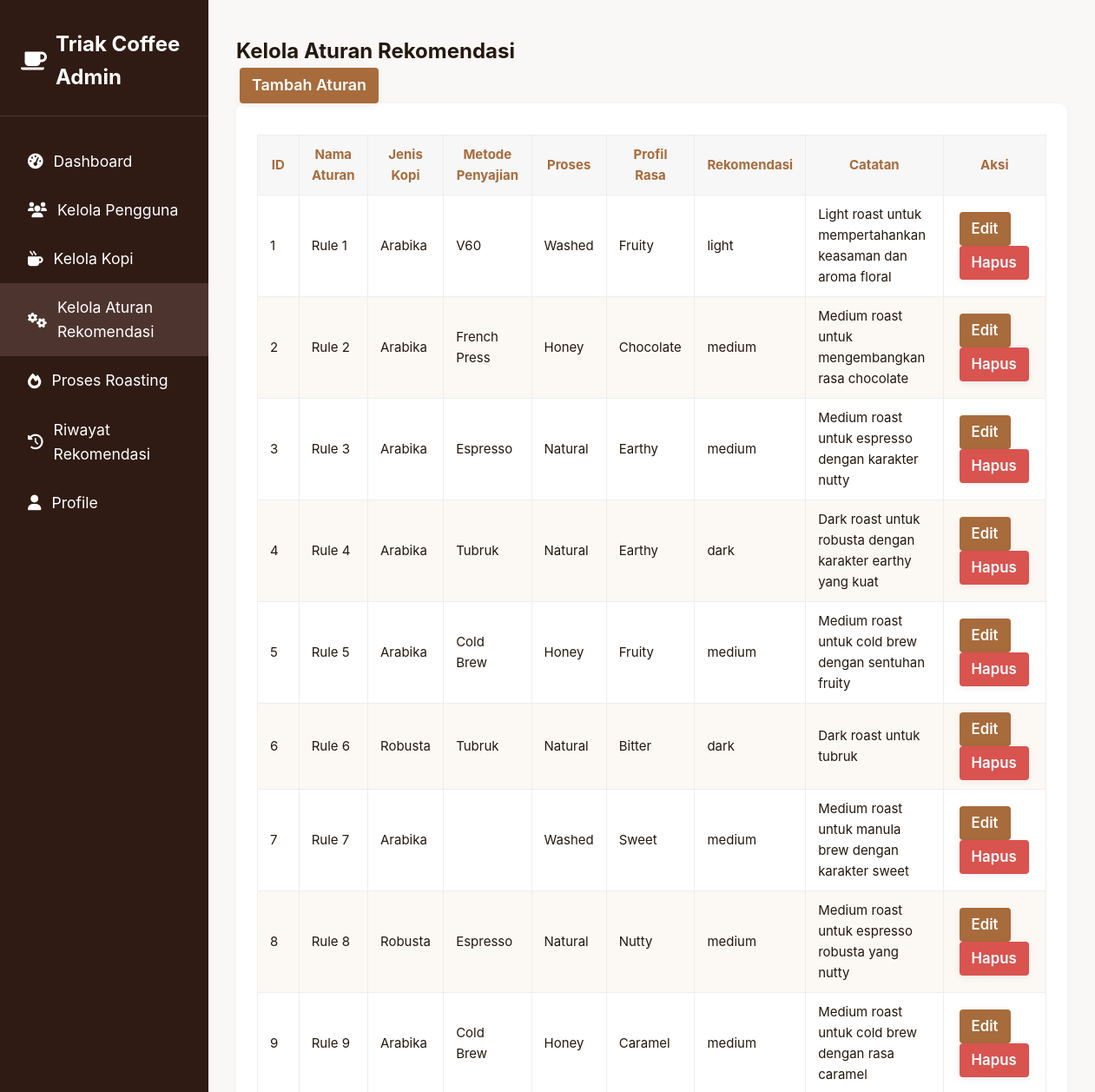
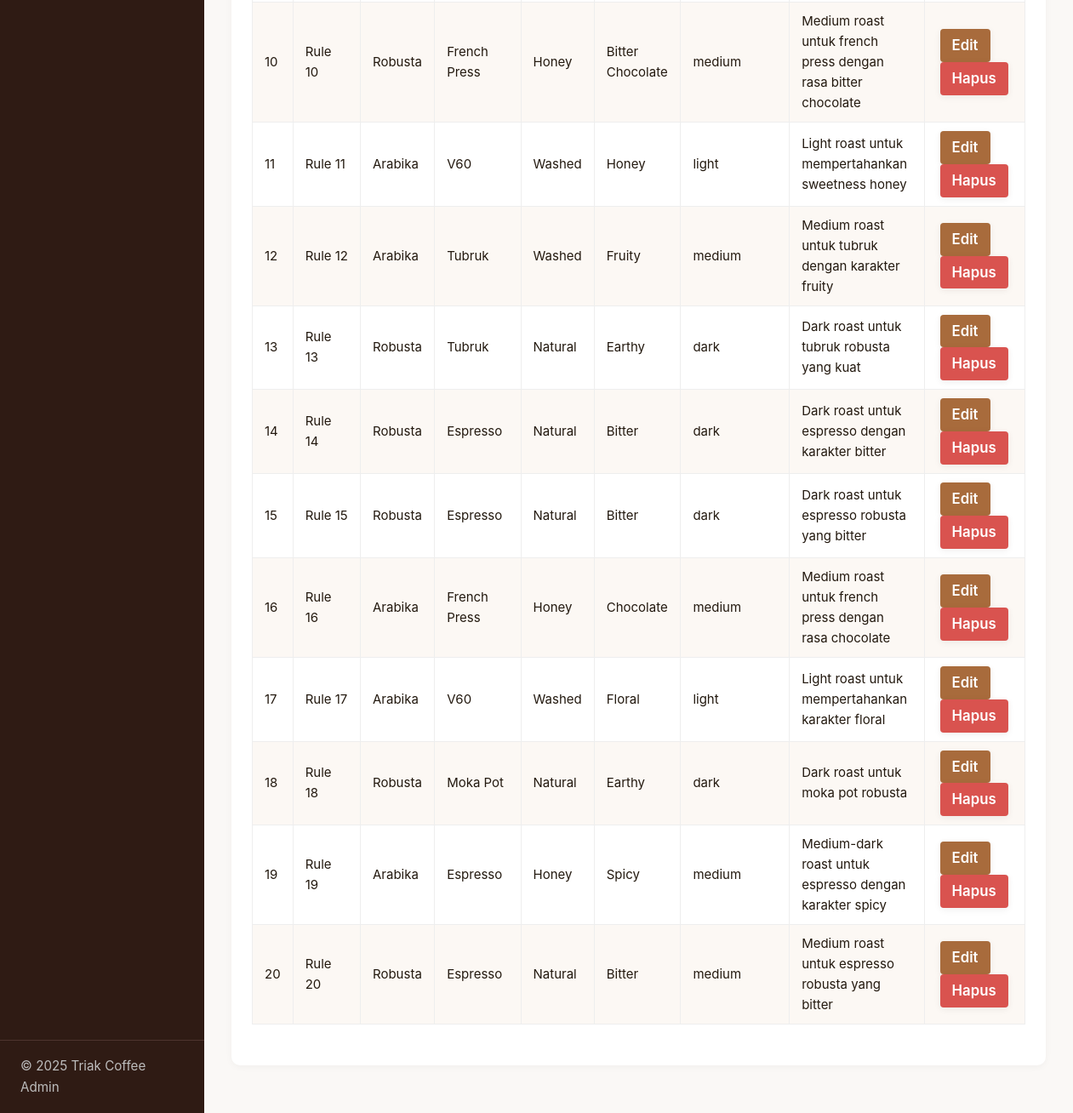
/admin/manage_rules.php (signed in), run on the app's committed database (2 pictures, top to bottom).
### tables this page shows
CREATE TABLE `roasting_rules` (
  `id` int(11) NOT NULL,
  `rule_name` varchar(100) NOT NULL,
  `jenis_kopi` enum('Arabika','Robusta') NOT NULL,
  `metode_penyajian` enum('V60','French Press','Espresso','Tubruk','Cold Brew','Moka Pot') NOT NULL,
  `profil_rasa` enum('Fruity','Chocolate','Nutty','Earthy','Floral','Citrus','Caramel','Bitter Chocolate','Honey','Spicy','Bitter','Sweet') NOT NULL,
  `proses` enum('Washed','Honey','Natural') NOT NULL,
  `recommended_roast` enum('light','medium','medium-dark','dark') NOT NULL,
  `roasting_notes` text DEFAULT NULL,
  `is_active` tinyint(1) DEFAULT 1,
  `created_at` timestamp NOT NULL DEFAULT current_timestamp()
);

### config/database.php (called while the page is built, shortened)
<?php
class Database {
    private $host = DB_HOST;
    private $user = DB_USER;
    private $pass = DB_PASS;
    private $dbname = DB_NAME;
    private $dbh;
    private $stmt;
    public function __construct() {
        $dsn = 'mysql:host=' . $this->host . ';dbname=' . $this->dbname . ';charset=utf8mb4';
        $options = [
            PDO::ATTR_PERSISTENT => true,
            PDO::ATTR_ERRMODE => PDO::ERRMODE_EXCEPTION
        ];
        try {
            $this->dbh = new PDO($dsn, $this->user, $this->pass, $options);
        } catch (PDOException $e) {
            $this->error = $e->getMessage();
            trigger_error($this->error, E_USER_ERROR);
        }
    }
    public function query($query) {
        $this->stmt = $this->dbh->prepare($query);
    }
    public function bind($param, $value, $type = null) {
        if (is_null($type)) {
            switch (true) {
                default:
                    $type = PDO::PARAM_STR;
            }
        }
        $this->stmt->bindValue($param, $value, $type);
    }
    public function execute() {
        return $this->stmt->execute();
    }
    public function resultset() {
        $this->execute();
        return $this->stmt->fetchAll(PDO::FETCH_OBJ);
    }
}
?>

### config/init.php (called while the page is built, shortened)
<?php
require_once 'database.php';
$db = new Database();
?>

### admin/manage_rules.php (the view, shortened to what this page needs)
<?php
require_once '../config/init.php';
$db->query("SELECT * FROM roasting_rules ORDER BY id ASC");
$rules = $db->resultset();
?>
<!DOCTYPE html>
<html lang="id">
<head>
    <link rel="stylesheet" href="../css/style.css">
    <link rel="stylesheet" href="https://cdnjs.cloudflare.com/ajax/libs/font-awesome/6.0.0/css/all.min.css">
</head>
<body>
<div class="admin-layout">
    <?php include '../includes/admin_sidebar.php'; ?>
    <div class="admin-content">
        <h2>Kelola Aturan Rekomendasi</h2>
        <a href="add_rule.php" class="btn btn-brown">Tambah Aturan</a>
        <div class="history-card">
            <table class="history-table">
            <thead>
                <tr>
                    <th>ID</th>
                        <th>Nama Aturan</th>
                    <th>Jenis Kopi</th>
                    <th>Metode Penyajian</th>
                    <th>Proses</th>
                    <th>Profil Rasa</th>
                    <th>Rekomendasi</th>
                        <th>Catatan</th>
                    <th>Aksi</th>
                </tr>
            </thead>
            <tbody>
                <?php foreach ($rules as $rule): ?>
                <tr>
                    <td><?= $rule->id ?></td>
                    <td><?= htmlspecialchars($rule->rule_name) ?></td>
                    <td><?= htmlspecialchars($rule->jenis_kopi) ?></td>
                    <td><?= htmlspecialchars($rule->metode_penyajian) ?></td>
                    <td><?= htmlspecialchars($rule->proses) ?></td>
                    <td><?= htmlspecialchars($rule->profil_rasa) ?></td>
                    <td><?= htmlspecialchars($rule->recommended_roast) ?></td>
                    <td><?= htmlspecialchars($rule->roasting_notes) ?></td>
                    <td>
                            <a href="edit_rule.php?id=<?= $rule->id ?>" class="btn btn-brown btn-sm">Edit</a>
                            <a href="delete_rule.php?id=<?= $rule->id ?>" class="btn btn-danger btn-sm" onclick="return confirm('Yakin hapus aturan ini?')">Hapus</a>
                    </td>
                </tr>
                <?php endforeach; ?>
            </tbody>
        </table>
        </div>
    </div>
</div>
</body>
</html>

### includes/admin_sidebar.php (shortened to what this page needs)
<aside class="sidebar">
    <div class="sidebar-brand">
        <i class="fas fa-coffee"></i> Triak Coffee Admin
    </div>
    <nav class="sidebar-nav">
        <a href="/project/admin/dashboard.php" class="sidebar-link<?= basename($_SERVER['PHP_SELF']) == 'dashboard.php' ? ' active' : '' ?>">
            <i class="fas fa-tachometer-alt"></i> Dashboard
        </a>
        <a href="/project/admin/manage_users.php" class="sidebar-link<?= basename($_SERVER['PHP_SELF']) == 'manage_users.php' ? ' active' : '' ?>">
            <i class="fas fa-users"></i> Kelola Pengguna
        </a>
        <a href="/project/admin/manage_coffees.php" class="sidebar-link<?= basename($_SERVER['PHP_SELF']) == 'manage_coffees.php' ? ' active' : '' ?>">
            <i class="fas fa-mug-hot"></i> Kelola Kopi
        </a>
        <a href="/project/admin/manage_rules.php" class="sidebar-link<?= basename($_SERVER['PHP_SELF']) == 'manage_rules.php' ? ' active' : '' ?>">
            <i class="fas fa-cogs"></i> Kelola Aturan Rekomendasi
        </a>
        <a href="/project/admin/proses_roasting_crud.php" class="sidebar-link<?= basename($_SERVER['PHP_SELF']) == 'proses_roasting_crud.php' ? ' active' : '' ?>">
            <i class="fas fa-fire"></i> Proses Roasting
        </a>
        <a href="/project/admin/riwayat_roasting_admin.php" class="sidebar-link<?= basename($_SERVER['PHP_SELF']) == 'riwayat_roasting_admin.php' ? ' active' : '' ?>">
            <i class="fas fa-history"></i> Riwayat Rekomendasi
        </a>
        <a href="/project/admin/profile.php" class="sidebar-link<?= basename($_SERVER['PHP_SELF']) == 'profile.php' ? ' active' : '' ?>">
            <i class="fas fa-user"></i> Profile
        </a>
    </nav>
    <div class="sidebar-footer">
        &copy; <?= date('Y') ?> Triak Coffee Admin
    </div>
</aside>

### admin/manage_rules.php (style rules this page uses)
body { margin: 0; font-family: 'Inter', Arial, sans-serif; background: #faf8f6; color: #23190f; }
.admin-layout { display: flex; min-height: 100vh; }
.admin-content { margin-left: 240px; padding: 40px 32px 32px 32px; width: 100%; min-height: 100vh; box-sizing: border-box; }
.btn { padding: 6px 14px; border: none; border-radius: 4px; cursor: pointer; }

### includes/admin_sidebar.php (style rules this page uses)
.sidebar { width: 240px; background: #2f1b14; color: #fff; display: flex; flex-direction: column; padding: 0; position: fixed; top: 0; left: 0; bottom: 0; z-index: 100; overflow-y: auto; }
.sidebar .sidebar-brand { font-size: 1.5rem; font-weight: bold; padding: 32px 24px 24px 24px; display: flex; align-items: center; gap: 10px; border-bottom: 1px solid #4e342e; }
.sidebar .sidebar-nav { flex: 1; display: flex; flex-direction: column; padding: 24px 0; }
.sidebar .sidebar-link { color: #fff; text-decoration: none; padding: 14px 32px; font-size: 1.1rem; display: flex; align-items: center; gap: 12px; transition: background 0.2s; }
.sidebar .sidebar-link.active, .sidebar .sidebar-link:hover { background: #4e342e; }
.sidebar .sidebar-footer { padding: 18px 24px; font-size: 0.95rem; border-top: 1px solid #4e342e; color: #bdbdbd; }

### data on the page
roasting_rules: id "1", rule_name "Rule 1", jenis_kopi "Arabika", metode_penyajian "V60", proses "Washed", profil_rasa "Fruity", recommended_roast "light", roasting_notes "Light roast untuk mempertahankan keasaman dan aroma floral"
roasting_rules: id "2", rule_name "Rule 2", jenis_kopi "Arabika", metode_penyajian "French Press", proses "Honey", profil_rasa "Chocolate", recommended_roast "medium", roasting_notes "Medium roast untuk mengembangkan rasa chocolate"
roasting_rules: id "3", rule_name "Rule 3", jenis_kopi "Arabika", metode_penyajian "Espresso", proses "Natural", profil_rasa "Earthy", recommended_roast "medium", roasting_notes "Medium roast untuk espresso dengan karakter nutty"
roasting_rules: id "4", rule_name "Rule 4", jenis_kopi "Arabika", metode_penyajian "Tubruk", proses "Natural", profil_rasa "Earthy", recommended_roast "dark", roasting_notes "Dark roast untuk robusta dengan karakter earthy yang kuat"
roasting_rules: id "5", rule_name "Rule 5", jenis_kopi "Arabika", metode_penyajian "Cold Brew", proses "Honey", profil_rasa "Fruity", recommended_roast "medium", roasting_notes "Medium roast untuk cold brew dengan sentuhan fruity"
roasting_rules: id "6", rule_name "Rule 6", jenis_kopi "Robusta", metode_penyajian "Tubruk", proses "Natural", profil_rasa "Bitter", recommended_roast "dark", roasting_notes "Dark roast untuk tubruk"
roasting_rules: id "7", rule_name "Rule 7", jenis_kopi "Arabika", proses "Washed", profil_rasa "Sweet", recommended_roast "medium", roasting_notes "Medium roast untuk manula brew dengan karakter sweet"
roasting_rules: id "8", rule_name "Rule 8", jenis_kopi "Robusta", metode_penyajian "Espresso", proses "Natural", profil_rasa "Nutty", recommended_roast "medium", roasting_notes "Medium roast untuk espresso robusta yang nutty"
roasting_rules: id "9", rule_name "Rule 9", jenis_kopi "Arabika", metode_penyajian "Cold Brew", proses "Honey", profil_rasa "Caramel", recommended_roast "medium", roasting_notes "Medium roast untuk cold brew dengan rasa caramel"
roasting_rules: id "10", rule_name "Rule 10", jenis_kopi "Robusta", metode_penyajian "French Press", proses "Honey", profil_rasa "Bitter Chocolate", recommended_roast "medium", roasting_notes "Medium roast untuk french press dengan rasa bitter chocolate"
roasting_rules: id "11", rule_name "Rule 11", jenis_kopi "Arabika", metode_penyajian "V60", proses "Washed", profil_rasa "Honey", recommended_roast "light", roasting_notes "Light roast untuk mempertahankan sweetness honey"
roasting_rules: id "12", rule_name "Rule 12", jenis_kopi "Arabika", metode_penyajian "Tubruk", proses "Washed", profil_rasa "Fruity", recommended_roast "medium", roasting_notes "Medium roast untuk tubruk dengan karakter fruity"
roasting_rules: id "13", rule_name "Rule 13", jenis_kopi "Robusta", metode_penyajian "Tubruk", proses "Natural", profil_rasa "Earthy", recommended_roast "dark", roasting_notes "Dark roast untuk tubruk robusta yang kuat"
roasting_rules: id "14", rule_name "Rule 14", jenis_kopi "Robusta", metode_penyajian "Espresso", proses "Natural", profil_rasa "Bitter", recommended_roast "dark", roasting_notes "Dark roast untuk espresso dengan karakter bitter"
roasting_rules: id "15", rule_name "Rule 15", jenis_kopi "Robusta", metode_penyajian "Espresso", proses "Natural", profil_rasa "Bitter", recommended_roast "dark", roasting_notes "Dark roast untuk espresso robusta yang bitter"
roasting_rules: id "16", rule_name "Rule 16", jenis_kopi "Arabika", metode_penyajian "French Press", proses "Honey", profil_rasa "Chocolate", recommended_roast "medium", roasting_notes "Medium roast untuk french press dengan rasa chocolate"
roasting_rules: id "17", rule_name "Rule 17", jenis_kopi "Arabika", metode_penyajian "V60", proses "Washed", profil_rasa "Floral", recommended_roast "light", roasting_notes "Light roast untuk mempertahankan karakter floral"
roasting_rules: id "18", rule_name "Rule 18", jenis_kopi "Robusta", metode_penyajian "Moka Pot", proses "Natural", profil_rasa "Earthy", recommended_roast "dark", roasting_notes "Dark roast untuk moka pot robusta"
roasting_rules: id "19", rule_name "Rule 19", jenis_kopi "Arabika", metode_penyajian "Espresso", proses "Honey", profil_rasa "Spicy", recommended_roast "medium", roasting_notes "Medium-dark roast untuk espresso dengan karakter spicy"
roasting_rules: id "20", rule_name "Rule 20", jenis_kopi "Robusta", metode_penyajian "Espresso", proses "Natural", profil_rasa "Bitter", recommended_roast "medium", roasting_notes "Medium roast untuk espresso robusta yang bitter"
